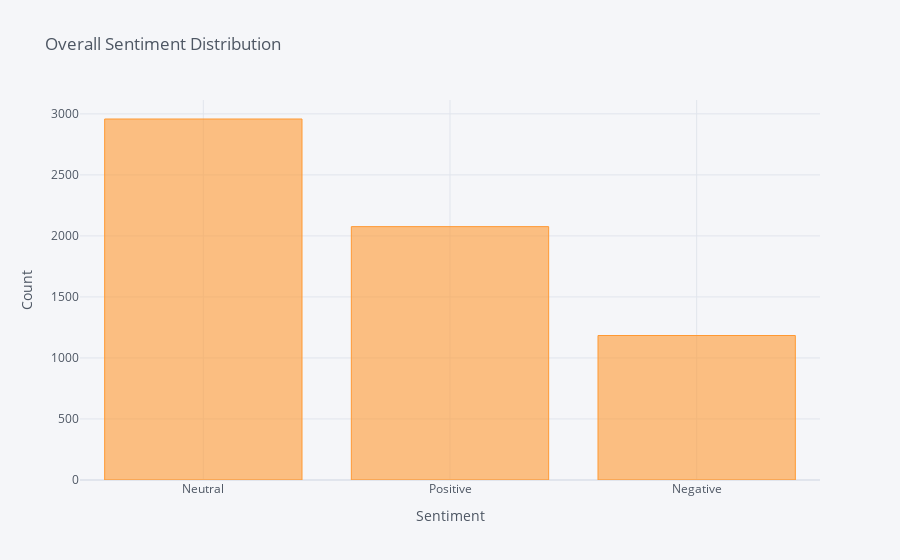

Source (notebook cell):
### Code cell
assault_df['Sentiment'].value_counts().iplot(kind='bar', xTitle='Sentiment',
                                    yTitle='Count', title='Overall Sentiment Distribution')

### Figure 1 — Plotly figure (JSON) as saved in the notebook; plotly's stock layout.template omitted (floating-point values rounded to 4 significant figures)
{"data": [{"name": "Sentiment", "text": "", "y": [2958, 2076, 1184], "marker": {"color": "rgba(255, 153, 51, 0.6)", "line": {"color": "rgba(255, 153, 51, 1.0)", "width": 1}}, "x": ["Neutral", "Positive", "Negative"], "type": "bar", "orientation": "v"}], "layout": {"title": {"text": "Overall Sentiment Distribution", "font": {"color": "#4D5663"}}, "paper_bgcolor": "#F5F6F9", "plot_bgcolor": "#F5F6F9", "yaxis": {"tickfont": {"color": "#4D5663"}, "zerolinecolor": "#E1E5ED", "title": {"text": "Count", "font": {"color": "#4D5663"}}, "gridcolor": "#E1E5ED", "showgrid": true}, "xaxis": {"tickfont": {"color": "#4D5663"}, "zerolinecolor": "#E1E5ED", "title": {"text": "Sentiment", "font": {"color": "#4D5663"}}, "gridcolor": "#E1E5ED", "showgrid": true}, "legend": {"bgcolor": "#F5F6F9", "font": {"color": "#4D5663"}}}}
